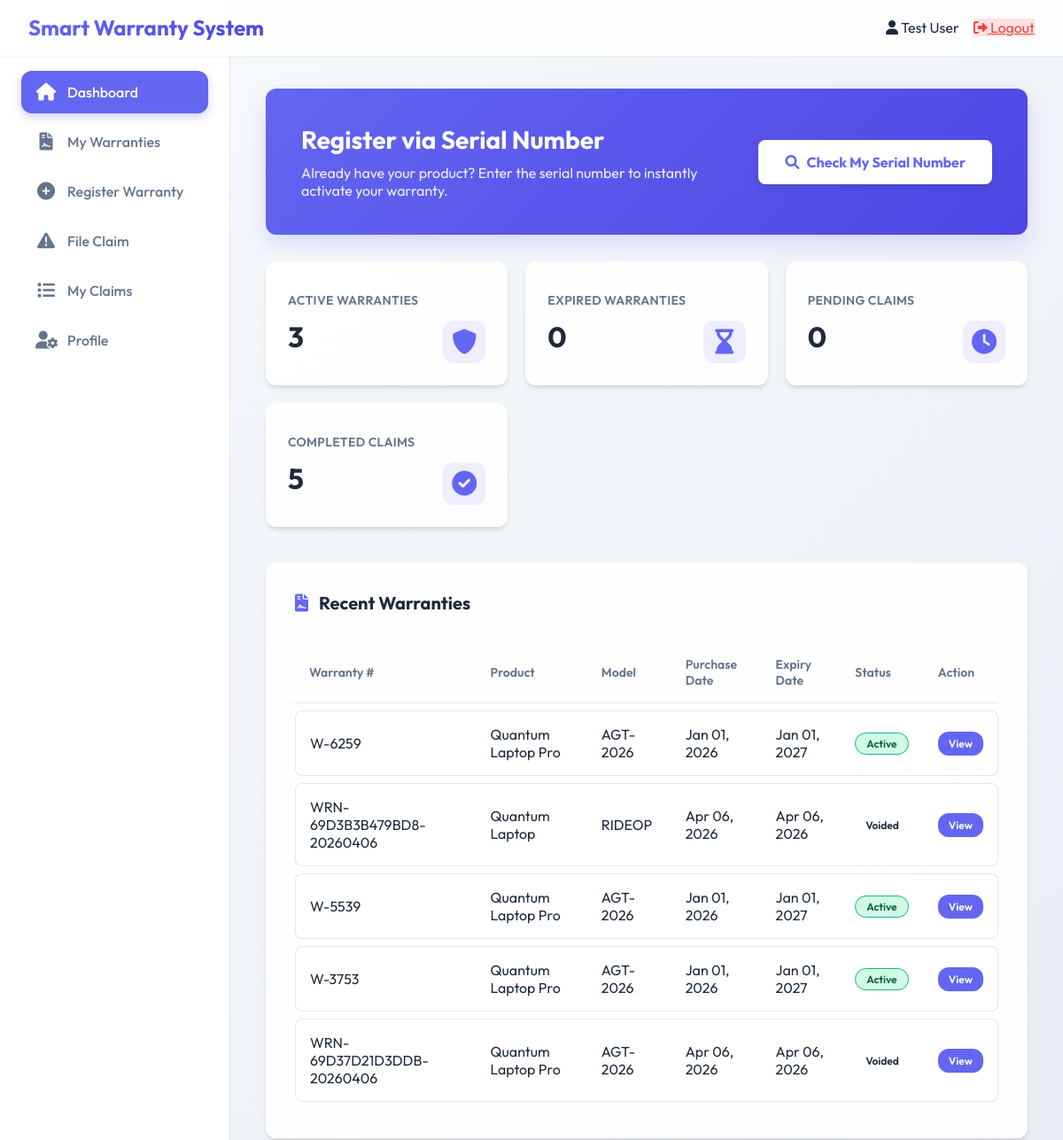
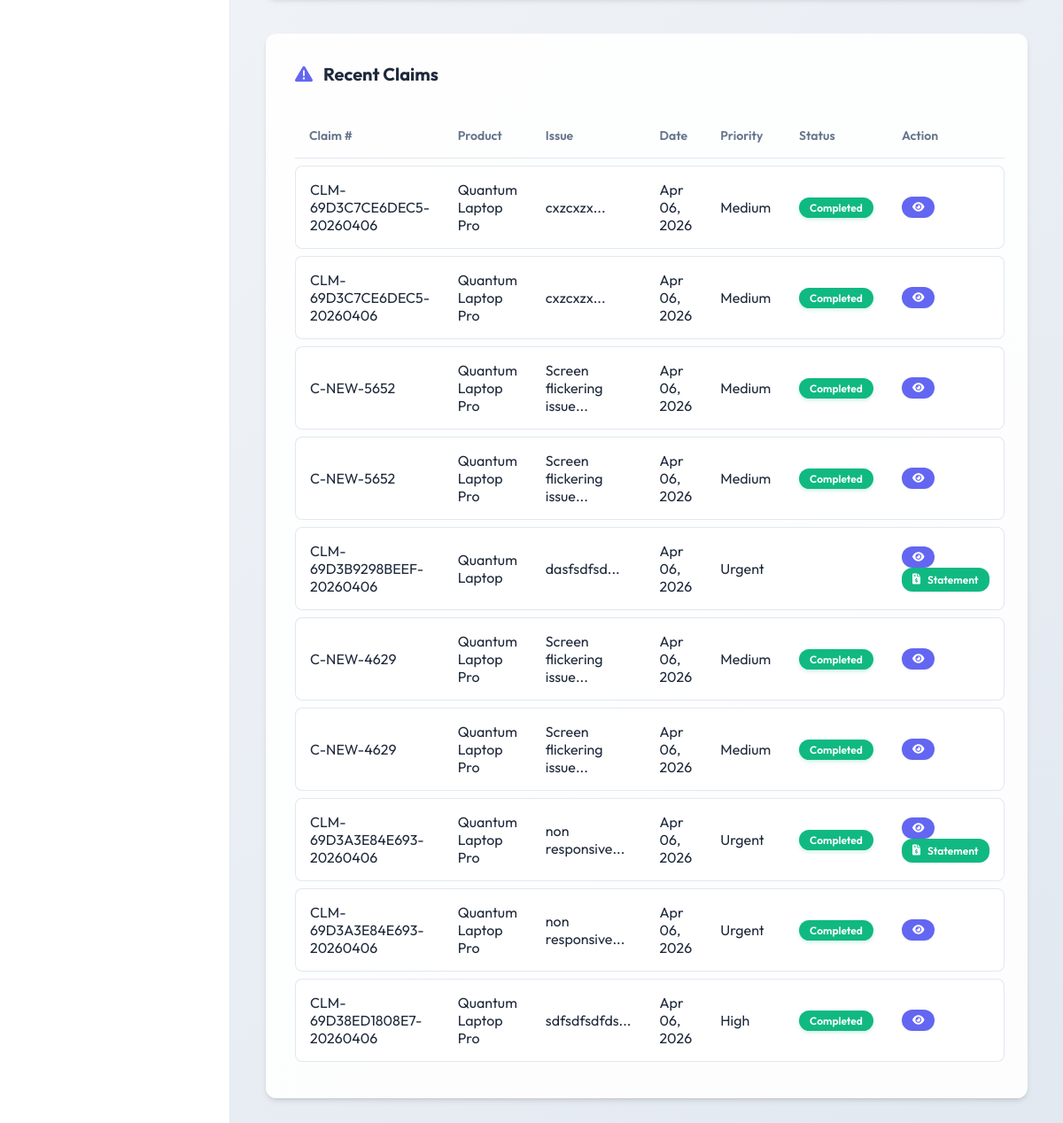
The app's page /client/dashboard.php (signed in) with its own data (2 pictures, top to bottom).
### tables this page shows
CREATE TABLE `warranty_registrations` (
  `id` int(11) NOT NULL,
  `warranty_number` varchar(50) NOT NULL,
  `user_id` int(11) NOT NULL,
  `product_id` int(11) NOT NULL,
  `serial_number` varchar(100) NOT NULL,
  `purchase_date` date NOT NULL,
  `purchase_price` decimal(10,2) DEFAULT 0.00,
  `quantity` int(11) DEFAULT 1,
  `warranty_start_date` date NOT NULL,
  `warranty_end_date` date NOT NULL,
  `purchase_receipt` varchar(255) DEFAULT NULL,
  `status` enum('active','expired','voided') NOT NULL DEFAULT 'active',
  `created_at` timestamp NOT NULL DEFAULT current_timestamp()
);

CREATE TABLE `products` (
  `id` int(11) NOT NULL,
  `product_name` varchar(100) NOT NULL,
  `model_number` varchar(50) NOT NULL,
  `brand` varchar(50) NOT NULL,
  `price` decimal(10,2) DEFAULT 0.00,
  `warranty_period_months` int(11) NOT NULL,
  `warranty_terms` text DEFAULT NULL,
  `created_at` timestamp NOT NULL DEFAULT current_timestamp()
);

### client/dashboard.php (the view, shortened to what this page needs)
<?php
require_once '../config.php';
$user_id = (int) $_SESSION['user_id'];
$stats = $pdo->query("
    SELECT
        (SELECT COUNT(*) FROM warranty_registrations WHERE user_id = $user_id AND status = 'active') as active_warranties,
        (SELECT COUNT(*) FROM warranty_registrations WHERE user_id = $user_id AND status = 'expired') as expired_warranties,
        (SELECT COUNT(*) FROM claims WHERE user_id = $user_id AND status = 'pending') as pending_claims,
        (SELECT COUNT(*) FROM claims WHERE user_id = $user_id AND status = 'completed') as completed_claims
")->fetch();
$recent_warranties = $pdo->query("
    SELECT wr.*, p.product_name, p.model_number, p.brand
    FROM warranty_registrations wr
    JOIN products p ON wr.product_id = p.id
    WHERE wr.user_id = $user_id
    ORDER BY wr.created_at DESC
    LIMIT 5
")->fetchAll();
$recent_claims = $pdo->query("
    SELECT c.*, p.product_name, cr.resolution_type
    FROM claims c
    JOIN warranty_registrations wr ON c.warranty_id = wr.id
    JOIN products p ON wr.product_id = p.id
    LEFT JOIN claim_resolution cr ON c.id = cr.claim_id
    WHERE c.user_id = $user_id
    ORDER BY c.created_at DESC
    LIMIT 10
")->fetchAll();
require_once '../includes/header.php';
require_once '../includes/sidebar.php';
?>
<div class="main-content">
    <div class="section" style="background: linear-gradient(135deg, var(--primary) 0%, #4f46e5 100%); color: white; padding: 40px; border-radius: 12px; margin-bottom: 30px; box-shadow: 0 10px 25px rgba(99,102,241,0.2); border: none;">
        <div style="display: flex; align-items: center; justify-content: space-between; flex-wrap: wrap; gap: 20px;">
            <div style="flex: 1; min-width: 300px;">
                <h1 style="margin: 0; font-size: 28px; color: #fff;">Register via Serial Number</h1>
                <p style="margin-top: 10px; opacity: 0.9; font-size: 16px;">Already have your product? Enter the serial number to instantly activate your warranty.</p>
            </div>
            <a href="check_warranty.php" class="btn" style="background: white; color: var(--primary); font-weight: bold; padding: 15px 30px; border-radius: 8px; font-size: 16px; box-shadow: 0 4px 10px rgba(0,0,0,0.1);">
                <i class="fas fa-search"></i> Check My Serial Number
            </a>
        </div>
    </div>
    <div class="stats-grid">
        <div class="stat-card">
            <i class="fas fa-shield-alt icon"></i>
            <h3>Active Warranties</h3>
            <div class="value"><?php echo htmlspecialchars($stats['active_warranties'] ?? 0); ?></div>
        </div>
        <div class="stat-card">
            <i class="fas fa-hourglass-end icon"></i>
            <h3>Expired Warranties</h3>
            <div class="value"><?php echo htmlspecialchars($stats['expired_warranties'] ?? 0); ?></div>
        </div>
        <div class="stat-card">
            <i class="fas fa-clock icon"></i>
            <h3>Pending Claims</h3>
            <div class="value"><?php echo htmlspecialchars($stats['pending_claims'] ?? 0); ?></div>
        </div>
        <div class="stat-card">
            <i class="fas fa-check-circle icon"></i>
            <h3>Completed Claims</h3>
            <div class="value"><?php echo htmlspecialchars($stats['completed_claims'] ?? 0); ?></div>
        </div>
    </div>
    <div class="section">
        <h2><i class="fas fa-file-contract"></i> Recent Warranties</h2>
        <table>
            <thead>
                <tr>
                    <th>Warranty #</th>
                    <th>Product</th>
                    <th>Model</th>
                    <th>Purchase Date</th>
                    <th>Expiry Date</th>
                    <th>Status</th>
                    <th>Action</th>
                </tr>
            </thead>
            <tbody>
                <?php if(count($recent_warranties) > 0): ?>
                    <?php foreach($recent_warranties as $warranty): ?>
                        <tr>
                            <td><?php echo htmlspecialchars($warranty['warranty_number']); ?></td>
                            <td><?php echo htmlspecialchars($warranty['product_name']); ?></td>
                            <td><?php echo htmlspecialchars($warranty['model_number']); ?></td>
                            <td><?php echo date('M d, Y', strtotime($warranty['purchase_date'])); ?></td>
                            <td><?php echo date('M d, Y', strtotime($warranty['warranty_end_date'])); ?></td>
                            <td>
                                <span class="status status-<?php echo htmlspecialchars($warranty['status']); ?>">
                                    <?php echo ucfirst(htmlspecialchars($warranty['status'])); ?>
                                </span>
                            </td>
                            <td>
                                <a href="view_warranty.php?id=<?php echo htmlspecialchars($warranty['id']); ?>" class="btn btn-sm">View</a>
                            </td>
                        </tr>
                    <?php endforeach; ?>
                <?php endif; ?>
            </tbody>
        </table>
    </div>
    <div class="section">
        <h2><i class="fas fa-exclamation-triangle"></i> Recent Claims</h2>
        <table>
            <thead>
                <tr>
                    <th>Claim #</th>
                    <th>Product</th>
                    <th>Issue</th>
                    <th>Date</th>
                    <th>Priority</th>
                    <th>Status</th>
                    <th>Action</th>
                </tr>
            </thead>
            <tbody>
                <?php if(count($recent_claims) > 0): ?>
                    <?php foreach($recent_claims as $claim): ?>
                        <tr>
                            <td><?php echo htmlspecialchars($claim['claim_number']); ?></td>
                            <td><?php echo htmlspecialchars($claim['product_name']); ?></td>
                            <td><?php echo htmlspecialchars(substr($claim['issue_description'], 0, 30)); ?>...</td>
                            <td><?php echo date('M d, Y', strtotime($claim['created_at'])); ?></td>
                            <td>
                                <span class="priority priority-<?php echo htmlspecialchars($claim['priority']); ?>">
                                    <?php echo ucfirst(htmlspecialchars($claim['priority'])); ?>
                                </span>
                            </td>
                            <td>
                                <span class="status status-<?php echo htmlspecialchars($claim['status']); ?>">
                                    <?php echo str_replace('_', ' ', ucfirst(htmlspecialchars($claim['status']))); ?>
                                </span>
                            </td>
                            <td>
                                <a href="view_claim.php?id=<?php echo htmlspecialchars($claim['id']); ?>" class="btn btn-sm" title="View Details"><i class="fas fa-eye"></i></a>
                                <?php if(isset($claim['resolution_type']) && $claim['resolution_type'] == 'refund'): ?>
                                    <a href="view_resolution_statement.php?id=<?php echo $claim['id']; ?>" class="btn btn-sm" style="background: var(--success);" title="View Refund Statement"><i class="fas fa-file-invoice-dollar"></i> Statement</a>
                                <?php endif; ?>
                            </td>
                        </tr>
                    <?php endforeach; ?>
                <?php endif; ?>
            </tbody>
        </table>
    </div>
</div>
<?php require_once '../includes/footer.php'; ?>

### assets/css/style.css (style rules this page uses)
* { margin: 0; padding: 0; box-sizing: border-box; }
:root { --primary: #6366f1; --primary-dark: #4f46e5; --secondary: #64748b; --success: #10b981; --warning: #f59e0b; --danger: #ef4444; --info: #0ea5e9; --bg-main: #f8fafc; --bg-card: rgba(255, 255, 255, 0.9); --text-main: #1e293b; --text-muted: #64748b; --shadow-sm: 0 1px 2px 0 rgb(0 0 0 / 0.05); --shadow: 0 4px 6px -1px rgb(0 0 0 / 0.1), 0 2px 4px -2px rgb(0 0 0 / 0.1); --shadow-lg: 0 10px 15px -3px rgb(0 0 0 / 0.1), 0 4px 6px -4px rgb(0 0 0 / 0.1); --radius: 12px; }
body { font-family: 'Outfit', sans-serif; background: linear-gradient(135deg, #f8fafc 0%, #e2e8f0 100%); color: var(--text-main); min-height: 100vh; }
.main-content { margin-left: 260px; padding: 100px 2.5rem 3rem; min-height: 100vh; width: calc(100% - 260px); }
.stats-grid { display: grid; grid-template-columns: repeat(auto-fill, minmax(220px, 1fr)); gap: 1.25rem; margin-bottom: 2.5rem; }
.stat-card { background: var(--bg-card); padding: 1.5rem; border-radius: var(--radius); box-shadow: var(--shadow); border: 1px solid rgba(255, 255, 255, 0.5); position: relative; overflow: hidden; min-height: 140px; display: flex; flex-direction: column; justify-content: center; padding-right: 4rem; }
.stat-card::after { content: ''; position: absolute; top: -50%; right: -50%; width: 100px; height: 100px; background: var(--primary); opacity: 0.03; border-radius: 50%; }
.stat-card h3 { color: var(--text-muted); font-size: 0.875rem; font-weight: 600; letter-spacing: 0.025em; text-transform: uppercase; margin-bottom: 0.75rem; }
.stat-card .value, .stat-value { font-size: 2rem; font-weight: 700; color: var(--text-main); }
.stat-card .icon, .stat-icon { position: absolute; right: 1.5rem; bottom: 1.5rem; font-size: 1.75rem; color: var(--primary); background: rgba(99, 102, 241, 0.1); width: 48px; height: 48px; display: flex; align-items: center; justify-content: center; border-radius: 12px; }
.section { background: var(--bg-card); padding: 2rem; border-radius: var(--radius); box-shadow: var(--shadow); margin-bottom: 2.5rem; border: 1px solid rgba(255, 255, 255, 0.5); overflow-x: auto; }
.section h2 { font-size: 1.25rem; font-weight: 700; margin-bottom: 1.5rem; display: flex; align-items: center; gap: 0.75rem; }
.section h2 i { color: var(--primary); }
table { width: 100%; border-collapse: separate; border-spacing: 0 0.5rem; }
th { text-align: left; padding: 1rem; color: var(--text-muted); font-weight: 600; font-size: 0.875rem; border-bottom: 1px solid #e2e8f0; }
td { padding: 1rem; background: white; border-top: 1px solid #e2e8f0; border-bottom: 1px solid #e2e8f0; }
td:first-child { border-left: 1px solid #e2e8f0; border-top-left-radius: 8px; border-bottom-left-radius: 8px; }
td:last-child { border-right: 1px solid #e2e8f0; border-top-right-radius: 8px; border-bottom-right-radius: 8px; }
.status { padding: 0.25rem 0.75rem; border-radius: 9999px; font-size: 0.75rem; font-weight: 600; display: inline-flex; align-items: center; white-space: nowrap; }
.status-completed, .status-refunded, .status-replaced { background: #10b981; color: white; box-shadow: 0 2px 4px rgba(16, 185, 129, 0.2); }
.status-active { background: #d1fae5; color: #065f46; border: 1px solid #10b981; }
.btn { display: inline-flex; align-items: center; gap: 0.5rem; padding: 0.625rem 1.25rem; font-weight: 600; border-radius: var(--radius); cursor: pointer; text-decoration: none; border: none; font-size: 0.875rem; background: var(--primary); color: white; box-shadow: 0 1px 2px rgba(0, 0, 0, 0.05); }
.btn-sm { padding: 0.375rem 0.75rem; font-size: 0.75rem; }

### records on screen
warranty_registrations: warranty_number "W-6259", product.product_name "Quantum Laptop Pro", product.model_number "AGT-2026", purchase_date "Jan 01, 2026", warranty_end_date "Jan 01, 2027", status "Active"
warranty_registrations: warranty_number "WRN-69D3B3B479BD8-20260406", product.product_name "Quantum Laptop", product.model_number "RIDEOP", purchase_date "Apr 06, 2026", warranty_end_date "Apr 06, 2026", status "Voided"
warranty_registrations: warranty_number "W-5539", product.product_name "Quantum Laptop Pro", product.model_number "AGT-2026", purchase_date "Jan 01, 2026", warranty_end_date "Jan 01, 2027", status "Active"
warranty_registrations: warranty_number "W-3753", product.product_name "Quantum Laptop Pro", product.model_number "AGT-2026", purchase_date "Jan 01, 2026", warranty_end_date "Jan 01, 2027", status "Active"
warranty_registrations: warranty_number "WRN-69D37D21D3DDB-20260406", product.product_name "Quantum Laptop Pro", product.model_number "AGT-2026", purchase_date "Apr 06, 2026", warranty_end_date "Apr 06, 2026", status "Voided"

### other values on screen
$site_name "Smart Warranty System"
$_SESSION['full_name'] "Test User"
$stats['active_warranties'] "3"
$stats['expired_warranties'] "0"
$stats['pending_claims'] "0"
$stats['completed_claims'] "5"
$claim['claim_number'] "CLM-69D3C7CE6DEC5-20260406"
$claim['product_name'] "Quantum Laptop Pro"
substr($claim['issue_description'], 0, 30) "cxzcxzx"
date('M d, Y', strtotime($claim['created_at'])) "Apr 06, 2026"
$claim['priority'] "Medium"
str_replace('_', ' ', ucfirst(htmlspecialchars($claim['status']))) "Completed"
$claim['claim_number'] "C-NEW-5652"
substr($claim['issue_description'], 0, 30) "Screen flickering issue"
$claim['claim_number'] "CLM-69D3B9298BEEF-20260406"
